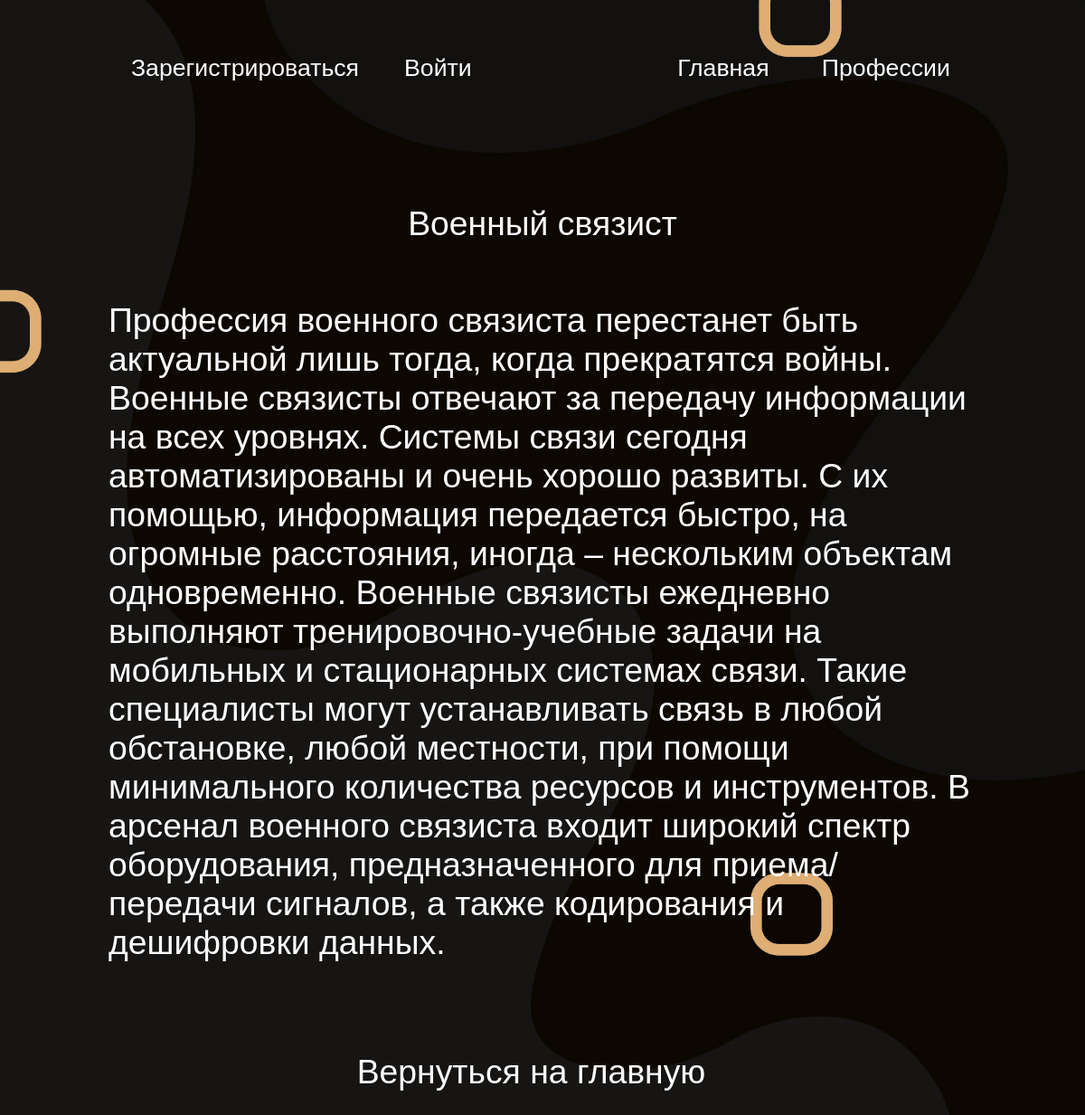
Screenshot of /profession_description/2 with the database file from the repository.
### Project/data/models/professions.py (models this page shows)
class Profession(SqlAlchemyBase, SerializerMixin):
    __tablename__ = 'professions'
    id = Column(Integer, primary_key=True, autoincrement=True)
    title = Column(String)
    description = Column(String)
    category_id = Column(Integer, ForeignKey('professions_categories.id'))
    professions_categories = orm.relation('ProfessionsCategories')

### Project/application.py (the view)
@app.route('/profession_description/<int:profession_id>')
def profession_description(profession_id):
    db = db_session.create_session()
    profession = db.query(Profession).filter(Profession.id == profession_id).first()
    if profession:
        return render_template('profession_description.html', profession=profession,
                               title='Твоя профессия')
    return redirect('/')

### Project/data/db_session.py (called while the page is built)
def create_session() -> orm.Session:
    global __factory
    return __factory()

### Project/templates/profession_description.html (shortened to what this page needs)
{% extends 'base.html' %}
{% block content %}
<main class='text-center container'>
    <h1 class="professions-categories" align="center">{{ profession.title }}</h1>
    <p class="professions-text">{{ profession.description }}</p>
    <a href="/"><div type="button" class="profession_description_button" align="center">Вернуться на главную</div></a>
</main>
{% endblock %}

### Project/static/css/style1.css (style rules this page uses)
body { margin: 0px; padding: 0px; width: 100%; min-height: 100vh; font-family: Arial; background: url(images/background.png) no-repeat; -moz-background-size: cover; -webkit-background-size: cover; -o-background-size: cover; background-size: cover; color: white; }
a { text-decoration: none; color: white; }
.professions-categories { color: white; font-weight: normal; font-size: 28pt; animation-duration: 1s; animation-name: unfade_banner; }
.professions-text { font-size: 28pt; color: white; animation-duration: 1s; animation-name: unfade_3_step; }
.profession_description_button { font-size: 28pt; border-radius: 30px; border-color: none; background-color: none; color: white; padding-top: 10px; padding-bottom: 10px; padding-left: 25px; padding-right: 25px; margin-left: -25px; transition: 1s; margin-top: 50px; animation-duration: 1s; animation-name: unfade_3_step; margin-bottom: 50px; }

### Project/templates/base.html (style rules this page uses)
body { background: url(../static/img/background.png) no-repeat; -moz-background-size: cover; -webkit-background-size: cover; -o-background-size: cover; background-size: cover; }

### rows the page displays
Profession: title "Военный связист", description "Профессия военного связиста перестанет быть актуальной лишь тогда, когда прекратятся войны. Военные связисты отвечают за передачу информации на всех уровнях. Системы связи сегодня автоматизированы и очень хорошо развиты. С их помощью, информация передается быстро, на огромные расстояния, иногда – нескольким объектам одновременно. Военные связисты ежедневно выполняют тренировочно-учебные задачи на мобильных и стационарных системах связи. Такие специалисты могут устанавливать связь в любой обстановке, любой местности, при помощи минимального количества ресурсов и инструментов. В арсенал военного связиста входит широкий спектр оборудования, предназначенного для приема/передачи сигналов, а…"
